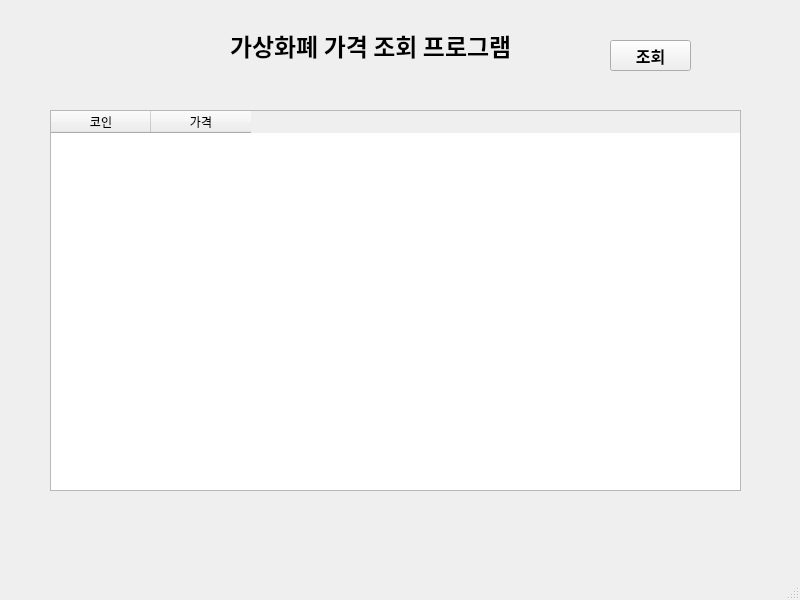
<?xml version="1.0" encoding="UTF-8"?>
<ui version="4.0">
 <class>MainWindow</class>
 <widget class="QMainWindow" name="MainWindow">
  <property name="geometry">
   <rect>
    <x>0</x>
    <y>0</y>
    <width>800</width>
    <height>600</height>
   </rect>
  </property>
  <property name="windowTitle">
   <string>MainWindow</string>
  </property>
  <widget class="QWidget" name="centralwidget">
   <widget class="QLabel" name="label">
    <property name="geometry">
     <rect>
      <x>230</x>
      <y>10</y>
      <width>361</width>
      <height>71</height>
     </rect>
    </property>
    <property name="font">
     <font>
      <family>Agency FB</family>
      <pointsize>18</pointsize>
      <weight>75</weight>
      <bold>true</bold>
     </font>
    </property>
    <property name="text">
     <string>가상화폐 가격 조회 프로그램</string>
    </property>
   </widget>
   <widget class="QPushButton" name="pushButton">
    <property name="geometry">
     <rect>
      <x>610</x>
      <y>40</y>
      <width>81</width>
      <height>31</height>
     </rect>
    </property>
    <property name="font">
     <font>
      <family>Agency FB</family>
      <pointsize>12</pointsize>
      <weight>75</weight>
      <bold>true</bold>
     </font>
    </property>
    <property name="text">
     <string>조회</string>
    </property>
   </widget>
   <widget class="QTableWidget" name="tableWidget">
    <property name="geometry">
     <rect>
      <x>50</x>
      <y>110</y>
      <width>691</width>
      <height>381</height>
     </rect>
    </property>
    <column>
     <property name="text">
      <string>코인</string>
     </property>
    </column>
    <column>
     <property name="text">
      <string>가격</string>
     </property>
    </column>
   </widget>
  </widget>
  <widget class="QMenuBar" name="menubar">
   <property name="geometry">
    <rect>
     <x>0</x>
     <y>0</y>
     <width>800</width>
     <height>21</height>
    </rect>
   </property>
  </widget>
  <widget class="QStatusBar" name="statusbar"/>
 </widget>
 <resources/>
 <connections/>
</ui>
